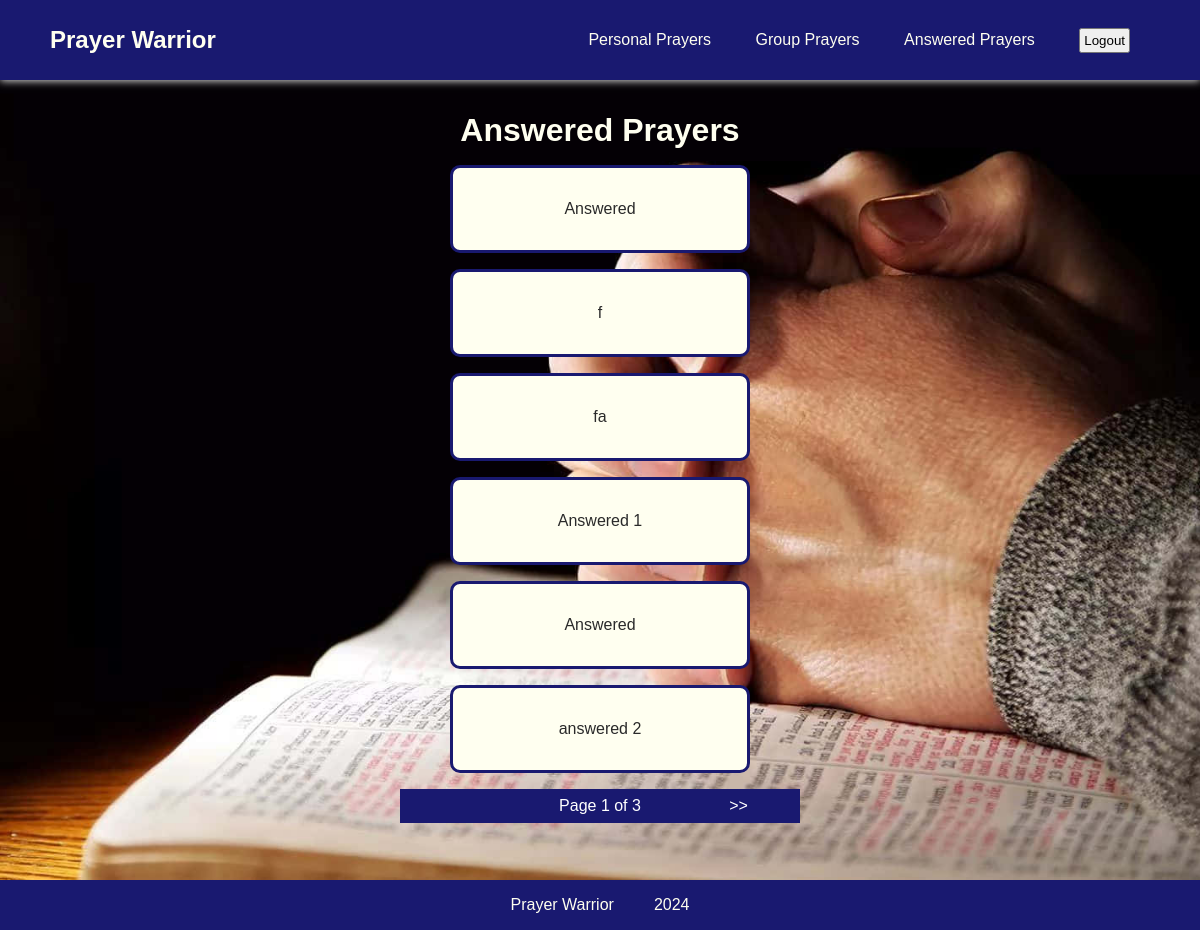
The page /app/answered-prayer-list/ (signed in) on the database its author committed.
### app/models.py (models this page shows)
class AnsweredPrayer(models.Model):
    datetime = models.DateTimeField(auto_now_add=True)
    prayer_request = models.ForeignKey(PrayerRequest, on_delete=models.CASCADE)
    content = models.TextField()

### app/views.py (the view)
# urls.py: path("answered-prayer-list/", views.AnsweredPrayerListView.as_view(), name="answered-prayer-list"),
class AnsweredPrayerListView(LoginRequiredMixin, generic.ListView):
    model = AnsweredPrayer
    template_name = "app/answered-prayer-list.html"
    login_url = reverse_lazy("login")
    paginate_by = 6
    def get_queryset(self):
        prayer_requests = PrayerRequest.objects.filter(user=self.request.user)
        queryset = []
        for prayer_request in prayer_requests:
            if AnsweredPrayer.objects.filter(prayer_request=prayer_request).exists():
                queryset.append(AnsweredPrayer.objects.get(prayer_request=prayer_request))
        return queryset

### app/templates/app/answered-prayer-list.html
{% extends "app/base-list.html" %}
{% load static %}
{% block page-style %}<link href="{% static 'app/answered-prayer-list.css' %}" rel="stylesheet">{% endblock %}
{% block list-content %}
<div class="page-container">
    <div class="header">
        <h1>Answered Prayers</h1>
    </div>
    {% if page_obj %}
    {% for answered_prayer in page_obj %}
        <ul class="flex-container">
            <li class="answered-prayer"> {{answered_prayer.content}} </li>
        </ul>
    {% endfor %}
    {% else %}
    No answered prayers
    {% endif %}
</div>
{% endblock %}

### app/static/app/base.css (style rules this page uses)
:root { --primary-color: rgb(25, 25, 112); --secondary-color: rgb(255, 255, 240); --accent-color: rgb(220, 20, 60); --background-color: rgb(248, 248, 255); --text-color: rgb(42, 42, 42); }
body { color: var(--text-color); box-sizing: border-box; background-repeat: no-repeat; background-color: black; background-image: url(images/prayer-3.jpg); background-size: cover; background-position: 0 5rem; }
h1 { font-size: 2rem; color: var(--secondary-color); }

### app/static/app/navbar.css (style rules this page uses)
* { margin: 0; padding: 0; font-family: Arial, Helvetica, sans-serif; box-sizing: border-box; }

### app/static/app/answered-prayer-list.css (style rules this page uses)
#content .flex-container { display: flex; flex-direction: column; align-items: center; justify-content: space-evenly; }
#content .answered-prayer { list-style-type: none; border: 3px solid var(--primary-color); border-radius: 10px; padding: 2rem; width: 25vw; margin-top: 1rem; background-color: var(--secondary-color); }
.page-container { display: flex; flex-direction: column; align-items: center; }

### app/static/app/pagination.css (style rules this page uses)
.flex-container { display: flex; flex-direction: column; align-items: center; }

### rows shown on the page
AnsweredPrayer: content "Answered"
AnsweredPrayer: content "f"
AnsweredPrayer: content "fa"
AnsweredPrayer: content "Answered 1"
AnsweredPrayer: content "Answered"
AnsweredPrayer: content "answered 2"

### other values the page prints
{{ page_obj.number }} "1"
{{ page_obj.paginator.num_pages }} "3"
